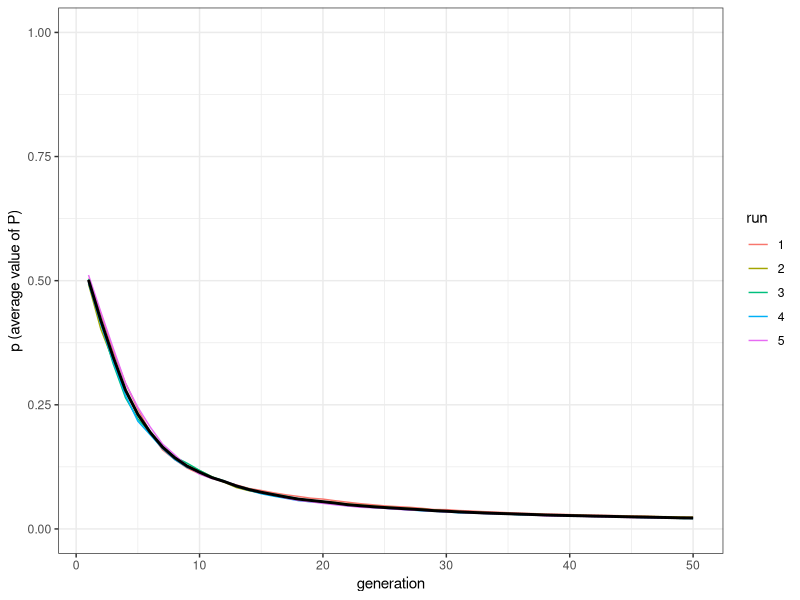
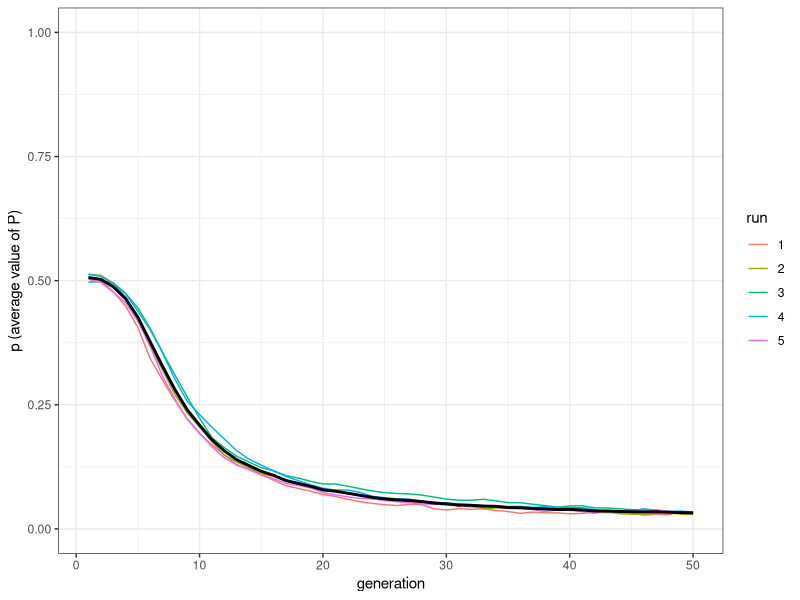
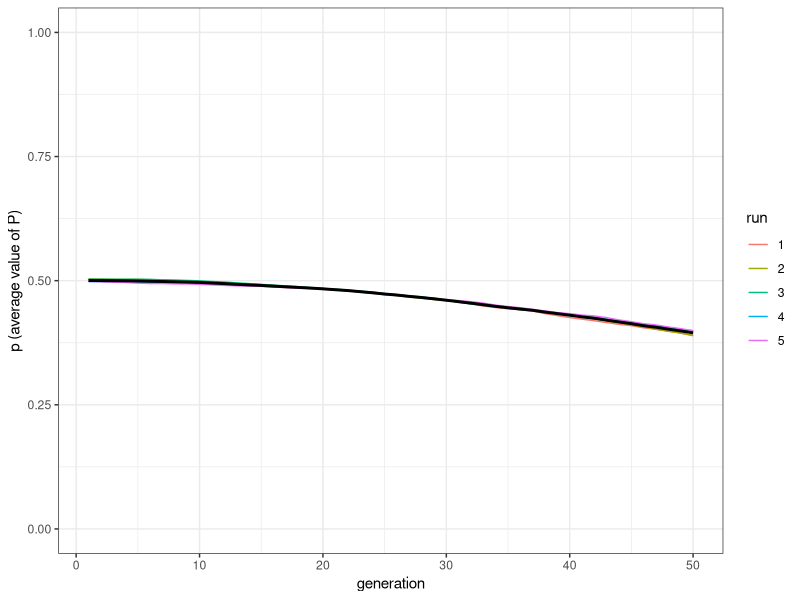
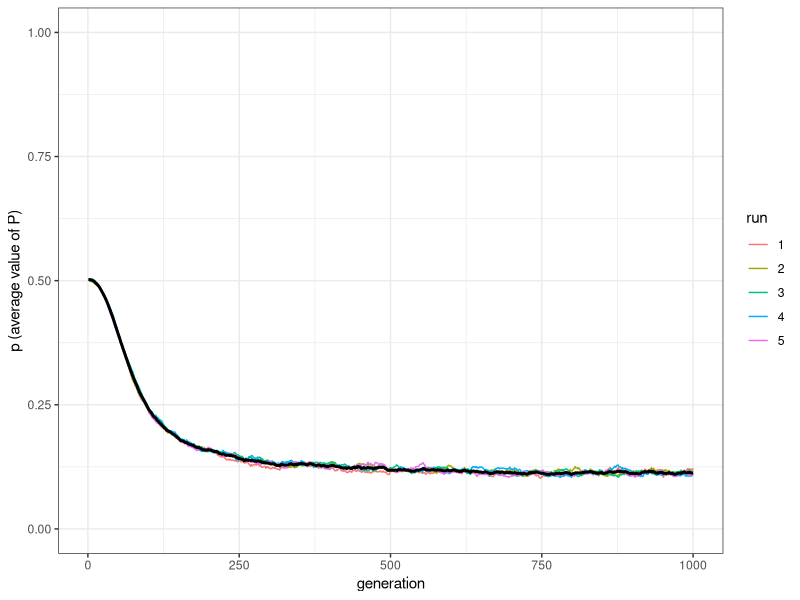
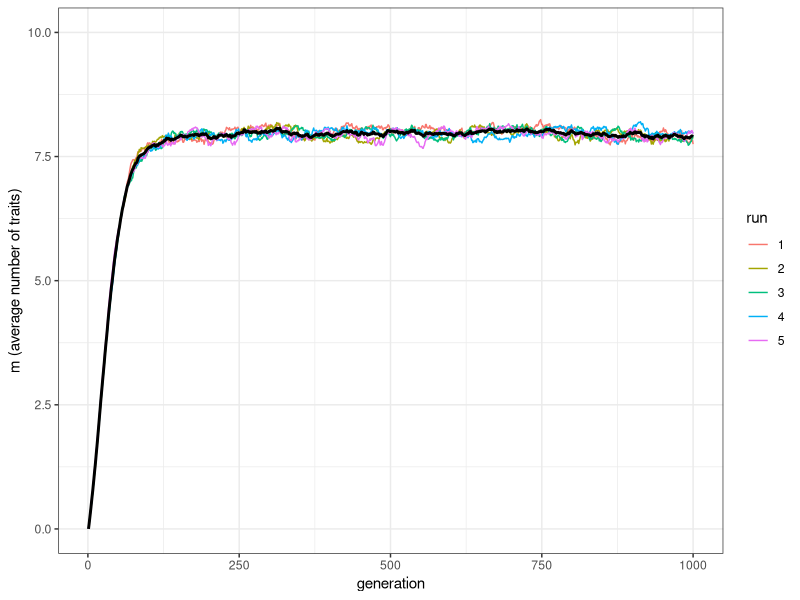
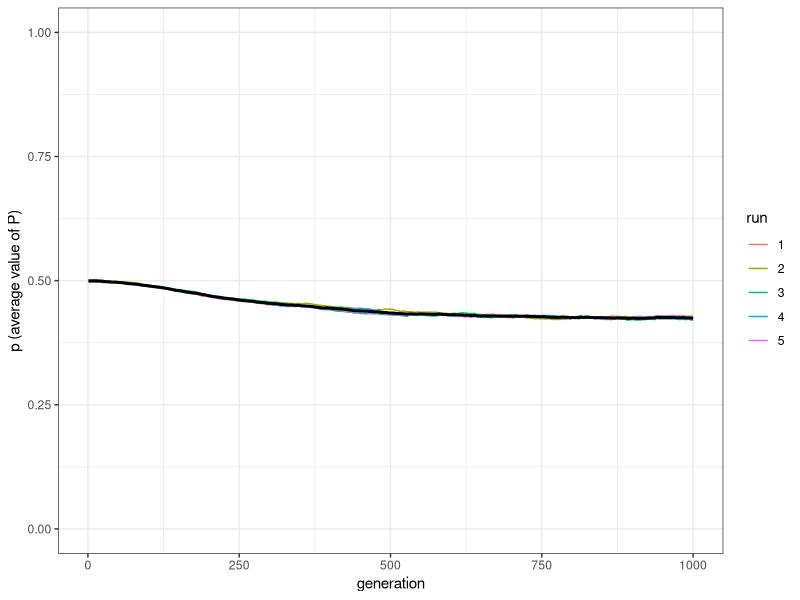
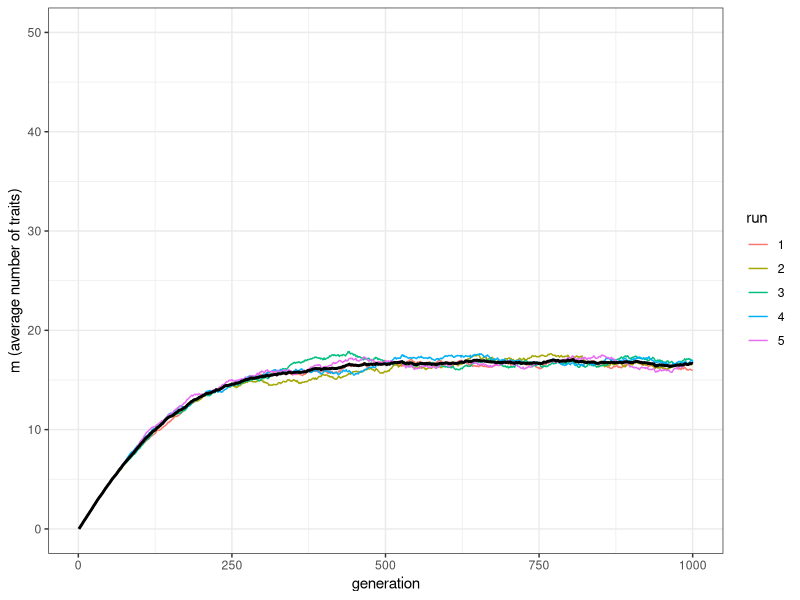
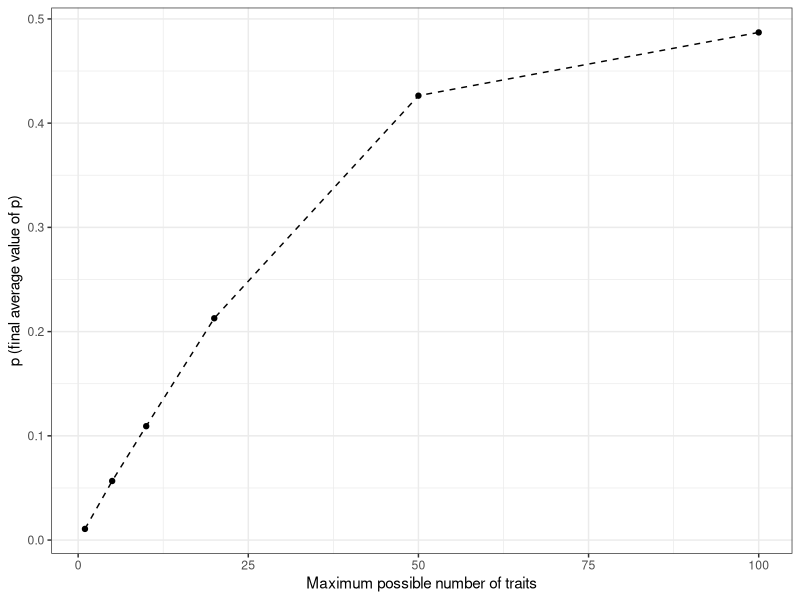

Here is the R script that generated these plots, in order:
## ---- chunk 1
library(tidyverse)
N <- 1000
population <- tibble(P = runif(N))
## ---- chunk 2
openness_conservatism <- function(N, t_max, r_max) {
  output <- tibble(generation = rep(1:t_max, r_max), p = as.numeric(rep(NA, t_max * r_max)), run = as.factor(rep(1:r_max, each = t_max)))
  for (r in 1:r_max) {
    population <- tibble(P = runif(N))
    # create first generation
    output[output$generation == 1 & output$run == r, ]$p <- sum(population$P) / N # add first generation's p for run r
    for (t in 2:t_max) {
      previous_population <- population # copy individuals to previous_population tibble
      demonstrators <- tibble(P = sample(previous_population$P, N, replace = TRUE)) # choose demonstrators at random
      
      copy <- previous_population$P > runif(N) # choose individuals that copy, according to their P
      
      population[copy, ]$P <- demonstrators[copy, ]$P # copy
      output[output$generation == t & output$run == r, ]$p <- sum(population$P) / N # get p and put it into output slot for this generation t and run r
    }
  }
  output # export data from function
}
## ---- chunk 3
plot_multiple_runs_p <- function(data_model) {
  ggplot(data = data_model, aes(y = p, x = generation)) +
    geom_line(aes(colour = run)) +
    stat_summary(fun = mean, geom = "line", size = 1) +
    ylim(c(0, 1)) +
    theme_bw() +
    labs(y = "p (average value of P)")
}
## ---- chunk 4
data_model <- openness_conservatism(N = 1000, t_max = 50, r_max = 5)
plot_multiple_runs_p(data_model)
## ---- chunk 5
openness_conservatism_2 <- function(N, M, mu, p_death, t_max, r_max){
  output <- tibble(generation = rep(1:t_max, r_max), p = as.numeric(rep(NA, t_max * r_max)), m = as.numeric(rep(NA, t_max * r_max)), run = as.factor(rep(1:r_max, each = t_max)))
  for (r in 1:r_max) {
    population_preferences <- matrix( runif(M * N), ncol = M, nrow = N)
    population_traits <- matrix(0, ncol = M, nrow = N)
    output[output$generation == 1 & output$run == r, ]$p <- mean(population_preferences)
    output[output$generation == 1 & output$run == r, ]$m <- sum(population_traits) / N  
    for(t in 2:t_max){
      # innovations
      innovators <- sample(c(TRUE, FALSE), N, prob = c(mu, 1 - mu), replace = TRUE) 
      innovations <- sample(1:M, sum(innovators), replace = TRUE)
      population_traits[cbind(which(innovators == TRUE), innovations)] <- 1
      
      # copying
      previous_population_preferences <- population_preferences
      previous_population_traits <- population_traits
      
      demonstrators <- sample(1:N, replace = TRUE)
      demonstrators_traits <- sample(1:M, N, replace = TRUE)

      copy <- previous_population_traits[cbind(demonstrators,demonstrators_traits)]==1 & previous_population_preferences[cbind(1:N, demonstrators_traits)] > runif(N)
      population_traits[cbind(which(copy), demonstrators_traits[copy])] <- 1
      population_preferences[cbind(which(copy), demonstrators_traits[copy])] <- previous_population_preferences[cbind(demonstrators[copy], demonstrators_traits[copy])] 
      
      # birth/death
      replace <- sample(c(TRUE, FALSE), N, prob = c(p_death, 1 - p_death), replace = TRUE)
      population_traits[replace, ] <- 0
      population_preferences[replace, ] <- runif(M * sum(replace))
      
      output[output$generation == t & output$run == r, ]$p <- mean(population_preferences)
      output[output$generation == t & output$run == r, ]$m <- sum(population_traits) / N    
    }
  }
  output
}
## ---- chunk 6
data_model <- openness_conservatism_2(N = 1000, M = 1, mu = 0.1, p_death = 0.01, t_max = 50, r_max = 5)
plot_multiple_runs_p(data_model)
## ---- chunk 7
data_model <- openness_conservatism_2(N = 1000, M = 10, mu = 0.1, p_death = 0.01, t_max = 50, r_max = 5)
plot_multiple_runs_p(data_model)
## ---- chunk 8
data_model <- openness_conservatism_2(N = 1000, M = 10, mu = 0.1, p_death = 0.01, t_max = 1000, r_max = 5)
plot_multiple_runs_p(data_model)
## ---- chunk 9
plot_multiple_runs_m <- function(data_model, M) {
  ggplot(data = data_model, aes(y = m, x = generation)) +
    geom_line(aes(colour = run)) +
    stat_summary(fun = mean, geom = "line", size = 1) +
    ylim(c(0, M)) +
    theme_bw() +
    labs(y = "m (average number of traits)")
}
## ---- chunk 10
plot_multiple_runs_m(data_model, M = 10)
## ---- chunk 11
data_model <- openness_conservatism_2(N = 1000, M = 50, mu = 0.1, p_death = 0.01, t_max = 1000, r_max = 5)
plot_multiple_runs_p(data_model)
plot_multiple_runs_m(data_model, M = 50)
## ---- chunk 12
test_openness <- tibble(M = c(1,5,10,20,50,100), p = as.numeric(rep(NA, 6)))
for(condition in test_openness$M){
  data_model <- openness_conservatism_2(N = 1000, M = condition, mu = 0.1, p_death = 0.01, t_max = 1000, r_max = 1)
  test_openness[test_openness$M == condition, ]$p <- data_model[data_model$generation == 1000, ]$p
}
ggplot(data = test_openness, aes(x = M, y = p)) +
  geom_line(linetype = "dashed") +
  geom_point() +
  theme_bw() +
  labs(x = "Maximum possible number of traits", y = "p (final average value of p)")
